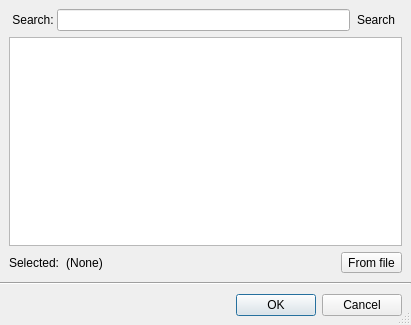
<?xml version="1.0" encoding="UTF-8"?>
<ui version="4.0">
 <class>selectIcon</class>
 <widget class="QDialog" name="selectIcon">
  <property name="geometry">
   <rect>
    <x>0</x>
    <y>0</y>
    <width>411</width>
    <height>325</height>
   </rect>
  </property>
  <property name="windowTitle">
   <string>Select icon</string>
  </property>
  <property name="windowIcon">
   <iconset resource="resources.qrc">
    <normaloff>:/resources/RES/ffficons/image.png</normaloff>:/resources/RES/ffficons/image.png</iconset>
  </property>
  <property name="sizeGripEnabled">
   <bool>true</bool>
  </property>
  <layout class="QVBoxLayout" name="verticalLayout">
   <property name="spacing">
    <number>0</number>
   </property>
   <property name="margin">
    <number>0</number>
   </property>
   <item>
    <widget class="QWidget" name="widget_2" native="true">
     <layout class="QVBoxLayout" name="verticalLayout_3">
      <item>
       <layout class="QHBoxLayout" name="horizontalLayout_2">
        <property name="spacing">
         <number>0</number>
        </property>
        <item>
         <widget class="QLabel" name="label_3">
          <property name="text">
           <string>&lt;!DOCTYPE HTML PUBLIC &quot;-//W3C//DTD HTML 4.0//EN&quot; &quot;http://www.w3.org/TR/REC-html40/strict.dtd&quot;&gt;
&lt;html&gt;&lt;head&gt;&lt;meta name=&quot;qrichtext&quot; content=&quot;1&quot; /&gt;&lt;style type=&quot;text/css&quot;&gt;
p, li { white-space: pre-wrap; }
&lt;/style&gt;&lt;/head&gt;&lt;body style=&quot; font-family:'MS Shell Dlg 2'; font-size:8.25pt; font-weight:400; font-style:normal;&quot;&gt;
&lt;p style=&quot; margin-top:0px; margin-bottom:0px; margin-left:0px; margin-right:0px; -qt-block-indent:0; text-indent:0px;&quot;&gt;&lt;img src=&quot;:/resources/RES/ffficons/magnifier.png&quot; /&gt;&lt;/p&gt;&lt;/body&gt;&lt;/html&gt;</string>
          </property>
         </widget>
        </item>
        <item>
         <widget class="QLabel" name="label_2">
          <property name="text">
           <string> Search: </string>
          </property>
         </widget>
        </item>
        <item>
         <widget class="QLineEdit" name="searchTextBox"/>
        </item>
        <item>
         <widget class="QToolButton" name="clearButton">
          <property name="text">
           <string>Search</string>
          </property>
          <property name="icon">
           <iconset resource="resources.qrc">
            <normaloff>:/resources/RES/clear_left.png</normaloff>:/resources/RES/clear_left.png</iconset>
          </property>
          <property name="autoRaise">
           <bool>true</bool>
          </property>
         </widget>
        </item>
       </layout>
      </item>
      <item>
       <widget class="QListWidget" name="listWidget">
        <property name="editTriggers">
         <set>QAbstractItemView::NoEditTriggers</set>
        </property>
        <property name="showDropIndicator" stdset="0">
         <bool>false</bool>
        </property>
        <property name="dragDropMode">
         <enum>QAbstractItemView::DragDrop</enum>
        </property>
        <property name="iconSize">
         <size>
          <width>16</width>
          <height>16</height>
         </size>
        </property>
        <property name="movement">
         <enum>QListView::Snap</enum>
        </property>
        <property name="flow">
         <enum>QListView::LeftToRight</enum>
        </property>
        <property name="resizeMode">
         <enum>QListView::Adjust</enum>
        </property>
        <property name="layoutMode">
         <enum>QListView::SinglePass</enum>
        </property>
        <property name="gridSize">
         <size>
          <width>22</width>
          <height>22</height>
         </size>
        </property>
        <property name="viewMode">
         <enum>QListView::IconMode</enum>
        </property>
        <property name="uniformItemSizes">
         <bool>false</bool>
        </property>
        <item>
         <property name="text">
          <string/>
         </property>
         <property name="icon">
          <iconset resource="resources.qrc">
           <normaloff>:/resources/RES/ffficons/accept.png</normaloff>:/resources/RES/ffficons/accept.png</iconset>
         </property>
        </item>
        <item>
         <property name="text">
          <string/>
         </property>
         <property name="icon">
          <iconset resource="resources.qrc">
           <normaloff>:/resources/RES/ffficons/add.png</normaloff>:/resources/RES/ffficons/add.png</iconset>
         </property>
        </item>
        <item>
         <property name="text">
          <string/>
         </property>
         <property name="icon">
          <iconset resource="resources.qrc">
           <normaloff>:/resources/RES/ffficons/application_xp_terminal.png</normaloff>:/resources/RES/ffficons/application_xp_terminal.png</iconset>
         </property>
        </item>
       </widget>
      </item>
      <item>
       <layout class="QHBoxLayout" name="horizontalLayout">
        <property name="spacing">
         <number>0</number>
        </property>
        <item>
         <widget class="QLabel" name="label">
          <property name="sizePolicy">
           <sizepolicy hsizetype="Fixed" vsizetype="Preferred">
            <horstretch>0</horstretch>
            <verstretch>0</verstretch>
           </sizepolicy>
          </property>
          <property name="text">
           <string>Selected:</string>
          </property>
         </widget>
        </item>
        <item>
         <widget class="QToolButton" name="selectedIconTB">
          <property name="text">
           <string>(None)</string>
          </property>
          <property name="autoRaise">
           <bool>true</bool>
          </property>
         </widget>
        </item>
        <item>
         <spacer name="horizontalSpacer">
          <property name="orientation">
           <enum>Qt::Horizontal</enum>
          </property>
          <property name="sizeHint" stdset="0">
           <size>
            <width>40</width>
            <height>20</height>
           </size>
          </property>
         </spacer>
        </item>
        <item>
         <widget class="QToolButton" name="toolButton">
          <property name="text">
           <string>From file</string>
          </property>
          <property name="icon">
           <iconset resource="resources.qrc">
            <normaloff>:/resources/RES/ffficons/folder_picture.png</normaloff>:/resources/RES/ffficons/folder_picture.png</iconset>
          </property>
          <property name="toolButtonStyle">
           <enum>Qt::ToolButtonTextBesideIcon</enum>
          </property>
         </widget>
        </item>
       </layout>
      </item>
     </layout>
    </widget>
   </item>
   <item>
    <widget class="Line" name="line">
     <property name="orientation">
      <enum>Qt::Horizontal</enum>
     </property>
    </widget>
   </item>
   <item>
    <widget class="QWidget" name="widget" native="true">
     <layout class="QVBoxLayout" name="verticalLayout_2">
      <item>
       <widget class="QDialogButtonBox" name="buttonBox">
        <property name="standardButtons">
         <set>QDialogButtonBox::Cancel|QDialogButtonBox::Ok</set>
        </property>
       </widget>
      </item>
     </layout>
    </widget>
   </item>
  </layout>
 </widget>
 <resources>
  <include location="resources.qrc"/>
  <include location="resources.qrc"/>
  <include location="resources.qrc"/>
  <include location="resources.qrc"/>
  <include location="resources.qrc"/>
 </resources>
 <connections>
  <connection>
   <sender>buttonBox</sender>
   <signal>rejected()</signal>
   <receiver>selectIcon</receiver>
   <slot>reject()</slot>
   <hints>
    <hint type="sourcelabel">
     <x>357</x>
     <y>278</y>
    </hint>
    <hint type="destinationlabel">
     <x>395</x>
     <y>355</y>
    </hint>
   </hints>
  </connection>
  <connection>
   <sender>buttonBox</sender>
   <signal>accepted()</signal>
   <receiver>selectIcon</receiver>
   <slot>accept()</slot>
   <hints>
    <hint type="sourcelabel">
     <x>278</x>
     <y>274</y>
    </hint>
    <hint type="destinationlabel">
     <x>315</x>
     <y>340</y>
    </hint>
   </hints>
  </connection>
 </connections>
</ui>
